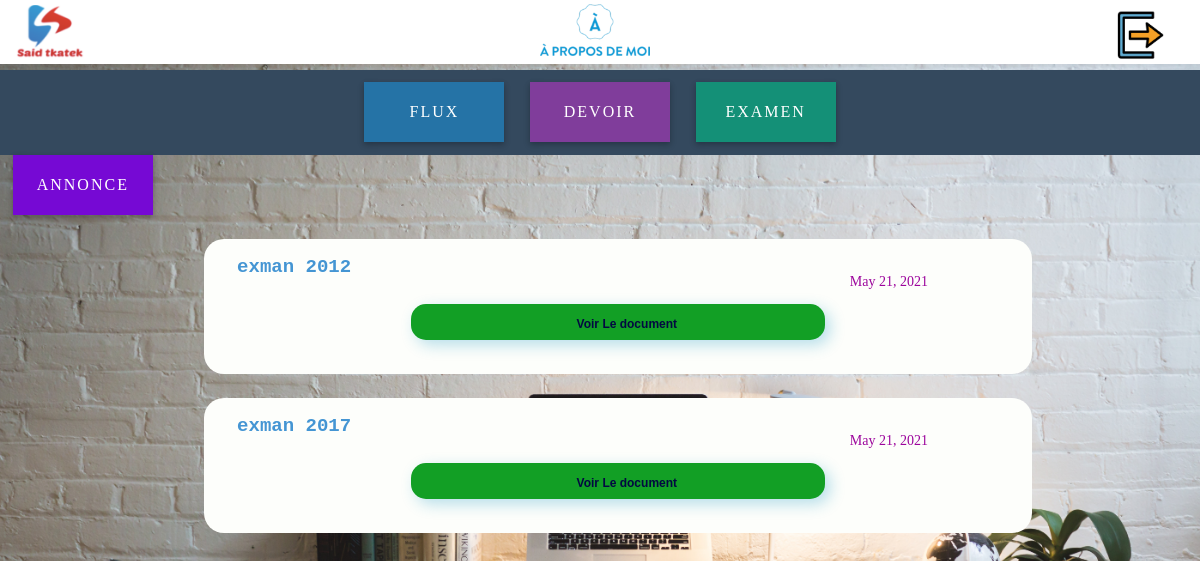
The app's page /reseaux-ii-2020-2021/exam (signed in) with its own data.
### content/models.py (models this page shows, shortened)
class Exam(models.Model):
    titre=models.CharField(max_length=200,blank=True,null=True)
    dec=models.CharField(max_length=200,blank=True,null=True)
    dt=models.DateField(auto_now=True)
    files=models.FileField(upload_to='Docs')
    cour=models.ForeignKey(Cour, on_delete=models.CASCADE,default=0)

### content/views.py (the view)
# urls.py: path("<slug:slug>/exam",views.exam,name="exam"),
@login_required(login_url='login')
def exam(request,slug):
	c=Cour.objects.get(slug=slug)
	d=Exam.objects.all()
	context={
	'cours':c,
	'exam':d,
	}
	return render(request,'exam.html',context)

### templates/exam.html (shortened to what this page needs)
{% extends 'base.html' %}
{% load static %}
{% block content %}
<div class="wrapper">
  <a href="/{{cours.slug}}">	<div class="button _1">
    <span>flux</span><div class="back"> </div>
	</div></a>
  <a  href="devoir"><div class="button _2">
 	<span>Devoir</span><div class="back"></div>
	</div></a>
	<a href="/{{cours.slug}}/exam"><div class="button _3">
		<span>Examen</span><div class="back"></div>
	</div>
	</div></a>
</div>
<a href="/{{cours.slug}}/annoce"><div class="button _4">
  <span>annoNce</span><div class="back"></div>
</div>
</div></a>
{% for d in exam  reversed %}
{% if d.cour.titre == cours.titre %}
<body class='all'>
<div class='doc'>
<h1 class="h">{{d.titre}}</h1>
<p class='par'>{{d.dt}}</p>
<a href="{{d.files.url}}" target="_blank"><div class='sub'>
  <h3 class='voir'>Voir Le document</h3>
</div></a>
</div>
{% endif %}
{% endfor %}
</body>
{% endblock%}

### templates/exam.html (style rules this page uses)
:root { --height: 100px; --width: 200px; }
.wrapper { padding-top:1%; margin-top:-2.5% ; height: 73px; width: 100%; display: flex; justify-content: center; background: #34495e; }
.button { position: relative; width: calc(0.7 * var(--width)); height: calc(0.6 * var(--height)); display: flex; justify-content: center; align-items: center; cursor: pointer; overflow: hidden; margin: 0 0.8rem; box-shadow: 0 2px 5px rgba(0, 0, 0, 0.2), 0 3px 8px rgba(0, 0, 0, 0.1); transition: all 0.3s cubic-bezier(0, 0.22, 0.3, 1); }
.button:before { content: ''; position: absolute; top: 0; left: 0; right: 0; bottom: 0; background: rgba(0, 0, 0, 0.1); }
.button span { color: #fff; font-size: 1rem; z-index: 10; text-transform: uppercase; letter-spacing: 2px; }
.button._1 { background: #2980b9; }
.button._2 { background: #8e44ad; }
.button._3 { background: #16a085; }
.button._4 { background: #830aec; }

### records on screen
Exam: titre "exman 2012", dt "May 21, 2021"
Exam: titre "exman 2017", dt "May 21, 2021"
